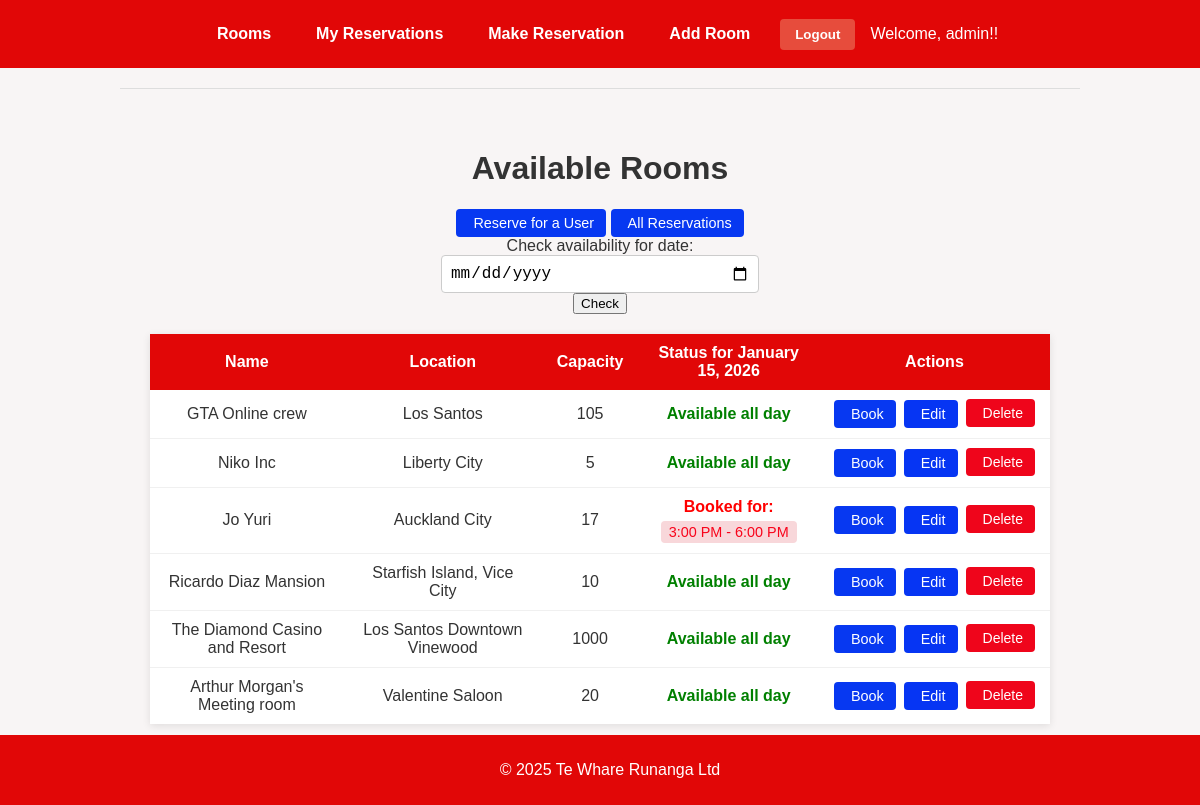
/ (signed in), run on an earlier commit of the app's database.
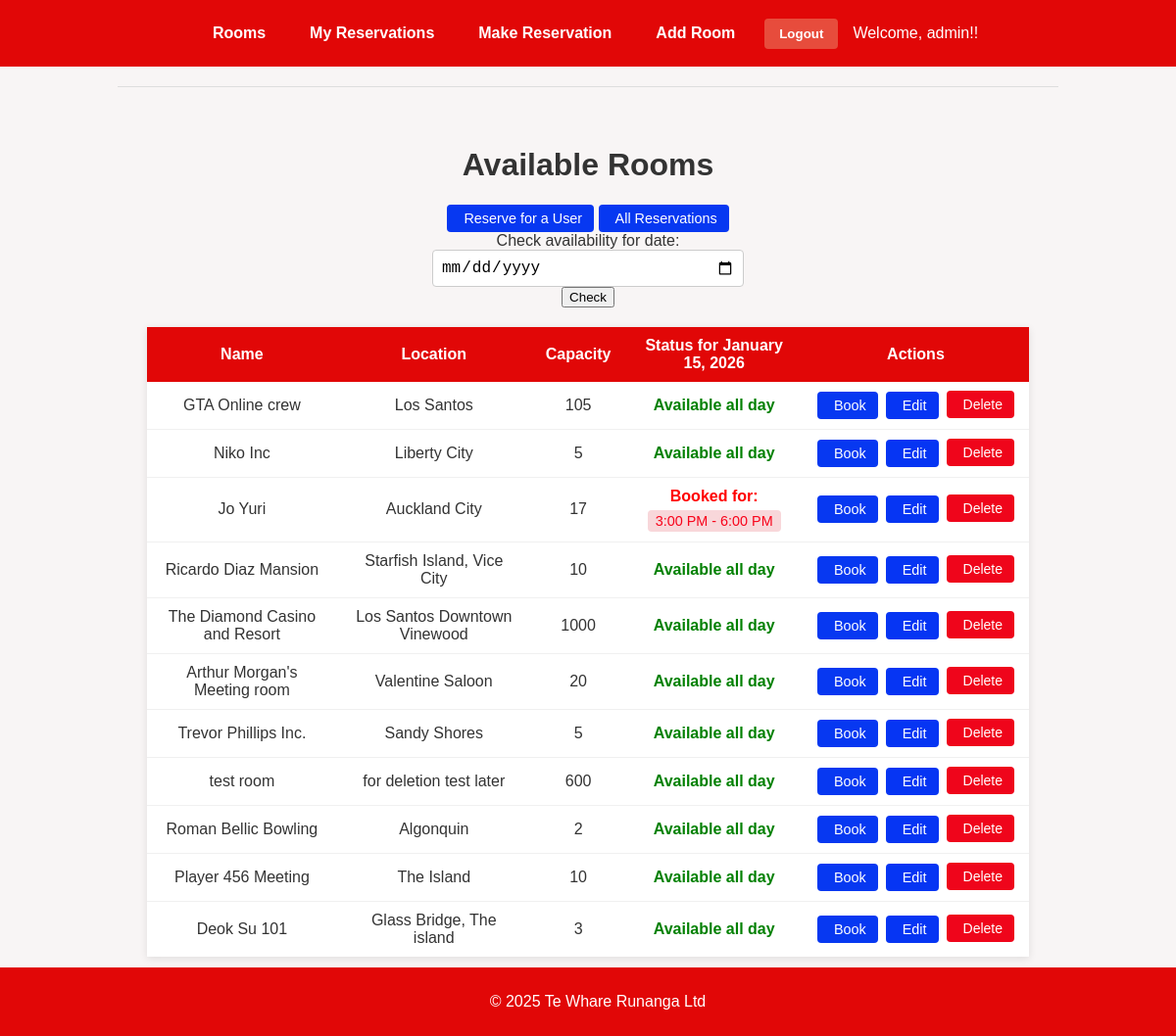
And on a later commit of the database.
### reservations/models.py (models this page shows, shortened)
class Reservation(models.Model):
    user = models.ForeignKey(User, on_delete=models.CASCADE) # Shows who booked the room
    room = models.ForeignKey(ConferenceRoom, on_delete=models.CASCADE) # Which room the user booked
    date = models.DateField() # What time the reservation is for
    start_time = models.TimeField() # When the reservation starts
    end_time = models.TimeField() # When the reservation ends
    created_at = models.DateTimeField(auto_now_add=True) # When the reservation was made

class ConferenceRoom(models.Model):
    name = models.CharField(max_length=100) # Room name
    location = models.CharField(max_length=100) # Where the room is located
    capacity = models.PositiveIntegerField() # How many people can fit in the room

### reservations/views.py (the view)
# urls.py: path('', views.room_list, name='room_list'),
@login_required
def room_list(request):
    date_str = request.GET.get('date')
    if date_str:
        try:
            selected_date = datetime.strptime(date_str, '%Y-%m-%d').date()
        except (ValueError, TypeError):
            selected_date = timezone.now().date()
    else:
        selected_date = timezone.now().date()
    current_time = timezone.now().time()
    rooms = ConferenceRoom.objects.all()
    reservations = Reservation.objects.filter(date=selected_date)
    for room in rooms:
        room_reservations = reservations.filter(room=room).order_by('start_time')
        room.is_available = not room_reservations.exists()
        room.booking_times = []
        for res in room_reservations:
            room.booking_times.append({
                'start': res.start_time.strftime('%I:%M %p').lstrip('0'),
                'end': res.end_time.strftime('%I:%M %p').lstrip('0')
            })
    context = {
        'rooms': rooms,
        'selected_date': selected_date,
        'date_str': selected_date.strftime('%d-%m-%Y'),  # Date format as DD-MM-YYYY
        'user': request.user  # Make sure user is available in the template
    }
    return render(request, 'reservations/room_list.html', context)

### reservations/templates/reservations/room_list.html (shortened to what this page needs)
{% extends "reservations/base.html" %}
{% block content %}
<div class="container">
    <h1>Available Rooms</h1>
{% if user.is_staff %}
    <div class ="d-flex gap-2 mb-3 flex-wrap">
    <a href="{% url 'reservations:admin_make_reservation' %}"
       class="btn-custom btn-primary-custom">
        Reserve for a User
    </a>
    <a href="{% url 'reservations:admin_reservations' %}"
       class="btn-custom btn-primary-custom">
         All Reservations
    </a>
    </div>
{% endif %}
    <form method="get" class="mb-4">
        <div class="row">
            <div class="col-md-6">
                <div class="form-group">
                    <label for="date">Check availability for date:</label>
                    <div class="input-group">
                        <input type="date"
                               class="form-control"
                               id="date"
                               name="date"
                               value="{{ date_str }}"
                               min="{{ timezone.now|date:'Y-m-d' }}">
                        <div class="input-group-append">
                            <button type="submit" class="btn btn-primary">Check</button>
                        </div>
                    </div>
                </div>
            </div>
        </div>
    </form>
    {% if rooms %}
    <div class="table-responsive">
        <table class="table table-striped">
            <thead class="thead-dark">
                <tr>
                    <th>Name</th>
                    <th>Location</th>
                    <th>Capacity</th>
                    <th>Status for {{ selected_date|date:"F j, Y" }}</th>
                    <th>Actions</th>
                </tr>
            </thead>
            <tbody>
                {% for room in rooms %}
                <tr>
                    <td>{{ room.name }}</td>
                    <td>{{ room.location }}</td>
                    <td>{{ room.capacity }}</td>
                    <td>
                        {% if room.is_available %}
                        <span style="color:green; font-weight: bold;">Available all day</span>
                        {% else %}
                        <div>
                            <div style="color:red; font-weight: bold; margin-bottom: 5px; text-align: center;">Booked for:</div>
                            <div style="display: flex; flex-wrap: wrap; gap: 8px; justify-content: center;">
                                {% for slot in room.booking_times %}
                                <span style="background-color: #f8d7da; color: #f8041b; padding: 3px 8px; border-radius: 4px; font-size: 0.9em;">
                                    {{ slot.start }} - {{ slot.end }}
                                </span>
                                {% endfor %}
                            </div>
                        </div>
                        {% endif %}
                    </td>
                    <td>
                        <div class="btn-group-custom">
                            <a href="{% url 'reservations:make_reservation' %}?room={{ room.id }}&date={{ selected_date|date:'Y-m-d' }}"
                               class="btn-custom btn-primary-custom"
                               {% if not room.is_available %}disabled{% endif %}>
                                 Book
                            </a>
                        {% if user.is_staff %}
                            <a href="{% url 'reservations:edit_room' room.id %}" class="btn-custom btn-edit-custom">
                                 Edit
                            </a>
                            <form action="{% url 'reservations:delete_room' room.id %}" method="post" style="display: inline; margin: 0; padding: 0;"
                                  onsubmit="return confirm('Are you sure you want to delete this room?');">
                                <button type="submit" class="btn-custom btn-delete-custom" style ="margin: 0;">
                                     Delete
                                </button>
                            </form>
                            {% endif %}
                        </div>
                    </td>
                </tr>
                {% endfor %}
            </tbody>
        </table>
    </div>
    {% else %}
    <div class="alert alert-info" role="alert">
        No rooms available, please try again later or on a different date.
    </div>
    {% endif %}
</div>
{% endblock %}

### reservations/templates/reservations/base.html (shortened to what this page needs)
<!DOCTYPE html>
<html lang="en">
<head>
</head>
<body>
<nav>
    <a href="{% url 'reservations:room_list' %}">Rooms</a>
    <a href="{% url 'reservations:my_reservations' %}">My Reservations</a>
    <a href="{% url 'reservations:make_reservation' %}">Make Reservation</a>
    <a href="{% url 'reservations:add_room' %}">Add Room</a>
    {% if user.is_authenticated %}
    <form method="post" action="{% url 'logout' %}">
        <button type="submit">Logout</button>
    </form>
    <span>Welcome, {{ user.username }}!!</span>
    {% else %}
    <a href="{% url 'login' %}">Login</a>
    {% endif %}
</nav>
<hr />
<main>
    {% block content %}
    {% endblock %}
</main>
<footer>
    <p>&copy; 2025 Te Whare Runanga Ltd</p>
</footer>
</body>
</html>

### reservations/templates/reservations/base.html (style rules this page uses)
body { font-family: Arial, sans-serif; background-color: #f8f5f5; color: #333; margin: 0; padding: 0; text-align: center; }
nav { background-color: #e10707; padding: 15px; display: flex; justify-content: center; align-items: center; flex-wrap: wrap; gap: 15px; }
nav a { color: white; text-decoration: none; font-weight: bold; padding: 10px 15px; border-radius: 5px; transition: background-color 0.3s; }
nav form { display: inline-block; margin: 0; }
nav button { background-color: #e74c3c; color: white; border: none; padding: 8px 15px; border-radius: 4px; cursor: pointer; font-weight: bold; transition: background-color 0.3s; }
nav span { color: white; font_size: 1rem; }
hr { margin: 20px auto; width: 80%; border: 0; height: 1px; background: #ddd; }
main { padding: 20px; max-width: 900px; margin: auto; }
footer { background-color: #e10707; color: white; padding: 10px; font_size: 0.9rem; position: fixed; bottom: 0; width: 100%; }
main form { display: flex; flex-direction: column; allign-items: center; gap: 10px; }
main input, main select, main textarea { width: 300px; padding: 8px; border: 1px solid #ccc; border-radius: 4px; font-size: 1rem; }
main table { margin: 20px auto; border-collapse: separate; border-spacing: 0; width: auto; max-width: 900px; box-shadow: 0 2px 8px rgba(0, 0, 0, 0.1); border: none; }
main th, main td { padding: 10px 15px; text-align: center; background-color: #fff; border: none; }
main th { background-color: #e10707; color: white; font-weight: bold; }
main tr:not(:last-child) td { border-bottom: 1px solid #f0f0f0; }

### reservations/templates/reservations/room_list.html (style rules this page uses)
.btn-custom { border: none; border-radius: 4px; padding: 6px 12px; font-size: 0.875rem; font-weight: 500; cursor: pointer; transition: all 0.2s ease; text-decoration: none; display: inline-flex; align-items: center; justify-content: center; gap: 5px; }
.btn-primary-custom { font-size: 0.9em; background-color: #0738f1; color: white; }
.btn-edit-custom { font-size: 0.9em; background-color: #0635f3; color: white; }
.btn-delete-custom { background-color: #ef051b; color: white; transform: translateY(-1px); }
.btn-group-custom { display: flex; gap: 8px; align-items: center; flex-wrap: nowrap; }

What changed in the data, as far as the page shows it:
added ConferenceRoom: name "Trevor Phillips Inc.", location "Sandy Shores", capacity "5", shows "Available all day"
added ConferenceRoom: name "test room", location "for deletion test later", capacity "600", shows "Available all day"
added ConferenceRoom: name "Roman Bellic Bowling", location "Algonquin", capacity "2", shows "Available all day"
added ConferenceRoom: name "Player 456 Meeting", location "The Island", capacity "10", shows "Available all day"
added ConferenceRoom: name "Deok Su 101", location "Glass Bridge, The island", capacity "3", shows "Available all day"
